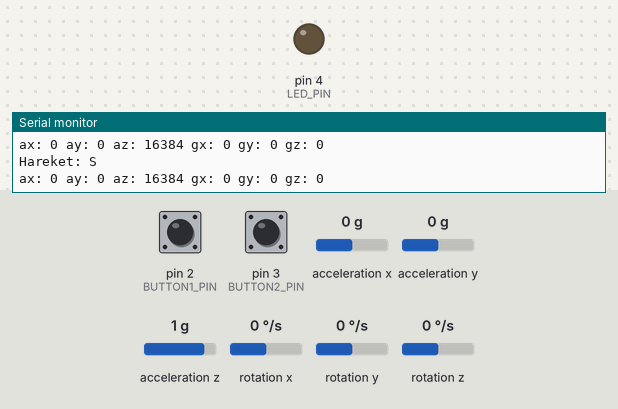
A sketch run on a simulated Arduino Uno, built with avr-gcc and run on an emulated ATmega328P. On the bench: output pins drawn as LEDs (lit = HIGH), the last lines printed to the serial monitor. The test bench sets the inputs (shaded band); at power-on: pin 2 (BUTTON1_PIN) HIGH, acceleration x 0 g, acceleration y 0 g, pin 3 (BUTTON2_PIN) HIGH, acceleration z 1 g, rotation x 0 °/s, rotation y 0 °/s, rotation z 0 °/s. EEPROM starts erased; no radio packets arrive unless stated.

Above: at 1.2 s.
1.3 s: pin 2 (BUTTON1_PIN) pulled LOW for 0.15 s
At 2.0 s:
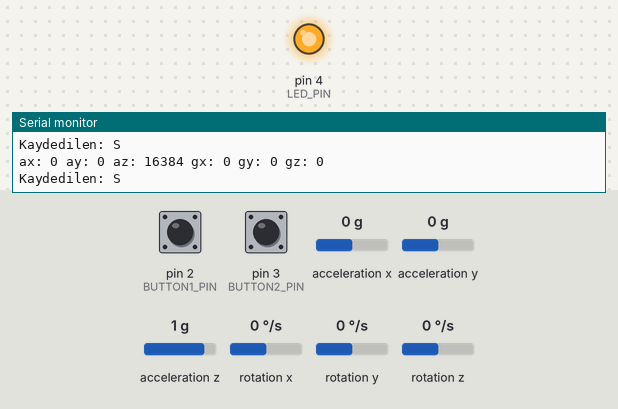
2.9 s: acceleration x set to -1.4 g
4.4 s: acceleration y set to -1.4 g
Timing chart, 0 to 14.8 s (numbered marks = the images above; inputs shaded):
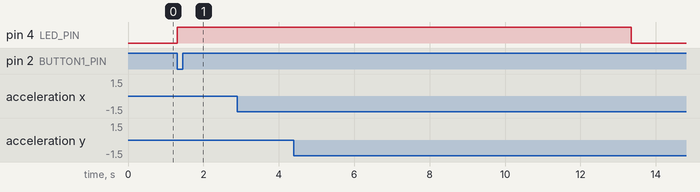

Measured:
- after the input at 1.3 s, pin 4 (LED_PIN): LOW → HIGH at once

The sketch:

ogrenmekontrol.ino
```cpp
#include <Wire.h>
#include <EEPROM.h>
#include <nRF24L01.h>
#include <RF24.h>
#include <MPU6050.h>

#define BUTTON1_PIN 2  // Kayıt butonu
#define BUTTON2_PIN 3  // Oynatma butonu
#define LED_PIN 4      // Kayıt sırasında yanacak LED

#define MAX_HAREKET 500  // Maksimum kaydedilecek hareket sayısı
#define KAYIT_SURESI 10000  // 10 saniye (milisaniye cinsinden)

RF24 radio(8, 7);  // CE, CSN pinleri
const byte addresses[][6] = {"00001", "00002"};
MPU6050 mpu;

char hareketKomut;
int hareketIndex = 0;

void setup() {
  pinMode(BUTTON1_PIN, INPUT_PULLUP);
  pinMode(BUTTON2_PIN, INPUT_PULLUP);
  pinMode(LED_PIN, OUTPUT);

  Serial.begin(115200);
  Wire.begin();
  mpu.initialize();

  radio.begin();
  radio.openWritingPipe(addresses[1]);  // Alıcı adresi
  radio.openReadingPipe(1, addresses[0]);  // Verici adresi
  radio.setPALevel(RF24_PA_MIN);
  radio.stopListening();
}

void loop() {
  // Kayıt butonuna basıldığında
  if (digitalRead(BUTTON1_PIN) == LOW) {
    Serial.println("Kayıt başladı...");
    digitalWrite(LED_PIN, HIGH);  // LED'i yak
    kayitYap();
    digitalWrite(LED_PIN, LOW);  // LED'i söndür
    Serial.println("Kayıt tamamlandı.");
    delay(200);  // Debounce
  }

  // Oynatma butonuna basıldığında
  if (digitalRead(BUTTON2_PIN) == LOW) {
    Serial.println("Kayıt oynatılıyor...");
    kayitOynat();
    Serial.println("Oynatma tamamlandı.");
    delay(200);  // Debounce
  }

  // Normal hareket gönderme
  hareketKomut = eldivenHareketiAl();  // Eldivenden hareket komutu al
  Serial.print("Hareket: ");
  Serial.println(hareketKomut);  // Seri monitörde hareketi yazdır
  radio.write(&hareketKomut, sizeof(hareketKomut));  // Komutu alıcıya gönder
}

// **Kayıt Fonksiyonu**
void kayitYap() {
  hareketIndex = 0;
  unsigned long baslangicZamani = millis();

  while (millis() - baslangicZamani < KAYIT_SURESI) {
    hareketKomut = eldivenHareketiAl();  // Eldivenden hareket komutu al
    if (hareketIndex < MAX_HAREKET) {
      EEPROM.write(hareketIndex, hareketKomut);  // EEPROM'a kaydet
      Serial.print("Kaydedilen: ");
      Serial.println(hareketKomut);  // Kaydedilen komutu yazdır
      hareketIndex++;
    }

    // Komutu anlık olarak araca gönder
    radio.write(&hareketKomut, sizeof(hareketKomut));

    delay(45);  // Her hareket arasında 10 ms gecikme
  }

  // Kayıt sonu işaretleyici
  EEPROM.write(hareketIndex, '\0');  // Kayıt sonunu işaretle

  // Araç 2 saniye duracak
  char durKomutu = 'S';
  radio.write(&durKomutu, sizeof(durKomutu));
  delay(2000);  // 2 saniye bekle
}

// **Oynatma Fonksiyonu**
void kayitOynat() {
  hareketIndex = 0;
  char komut;

  // Sürekli oynatma işlemi yapılacak
  while (true) {
    komut = EEPROM.read(hareketIndex);  // EEPROM'dan oku

    if (komut == '\0') {  // Kayıt sonuna ulaşıldığında
      break;
    }

    Serial.print("Oynatılan: ");
    Serial.println(komut);  // Oynatılan komutu yazdır

    // Komutu alıcıya gönder
    radio.write(&komut, sizeof(komut));

    hareketIndex++;
    delay(45);  // Hareketler arasında 10 ms gecikme
  }
}

// **Eldiven Hareket Algılama**
char eldivenHareketiAl() {
  int16_t ax, ay, az, gx, gy, gz;
  mpu.getMotion6(&ax, &ay, &az, &gx, &gy, &gz);

  // Serial ile sensör verilerini yazdırarak kontrol edin
  Serial.print("ax: "); Serial.print(ax);
  Serial.print(" ay: "); Serial.print(ay);
  Serial.print(" az: "); Serial.print(az);
  Serial.print(" gx: "); Serial.print(gx);
  Serial.print(" gy: "); Serial.print(gy);
  Serial.print(" gz: "); Serial.println(gz);

  const int threshold = 7000;  // Hassasiyet eşiği
  if (ax > threshold && abs(ay) < threshold) return 'D';  // Düz sağ
  if (ax < -threshold && abs(ay) < threshold) return 'Z';  // Düz sol
  if (ay > threshold) {
    if (ax > threshold) return 'R';  // İleri sağ
    if (ax < -threshold) return 'L';  // İleri sol
    return 'I';  // İleri
  }
  if (ay < -threshold) return 'G';  // Geri
  return 'S';  // Dur
}
```
